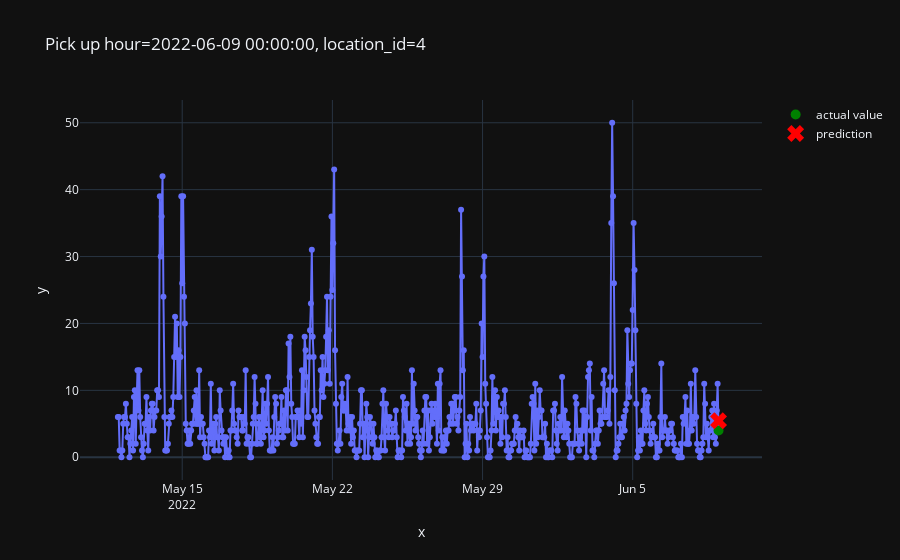

Source (notebook cell):
### Code cell
from plot import plot_one_sample

plot_one_sample(
    example_id=8,
    features=X_test,
    targets=y_test,
    predictions=pd.Series(predictions)
)

### Figure 1 — Plotly figure (JSON) as saved in the notebook; plotly's stock layout.template omitted (floating-point values rounded to 4 significant figures; data arrays with more than 128 entries replaced by an {"elided": "..."} marker saying what was removed)
{"data": [{"hovertemplate": "x=%{x}<br>y=%{y}<extra></extra>", "legendgroup": "", "line": {"color": "#636efa", "dash": "solid"}, "marker": {"symbol": "circle"}, "mode": "markers+lines", "name": "", "orientation": "v", "showlegend": false, "type": "scatter", "x": {"elided": "673 str values"}, "xaxis": "x", "y": {"elided": "673 int values"}, "yaxis": "y"}, {"line": {"color": "green"}, "marker": {"size": 10}, "mode": "markers", "name": "actual value", "type": "scatter", "x": ["2022-06-09T00:00:00"], "y": [4]}, {"line": {"color": "red"}, "marker": {"size": 15, "symbol": "x"}, "mode": "markers", "name": "prediction", "type": "scatter", "x": ["2022-06-09T00:00:00"], "y": [5.451]}], "layout": {"legend": {"tracegroupgap": 0}, "title": {"text": "Pick up hour=2022-06-09 00:00:00, location_id=4"}, "xaxis": {"anchor": "y", "domain": [0, 1], "title": {"text": "x"}}, "yaxis": {"anchor": "x", "domain": [0, 1], "title": {"text": "y"}}}}
